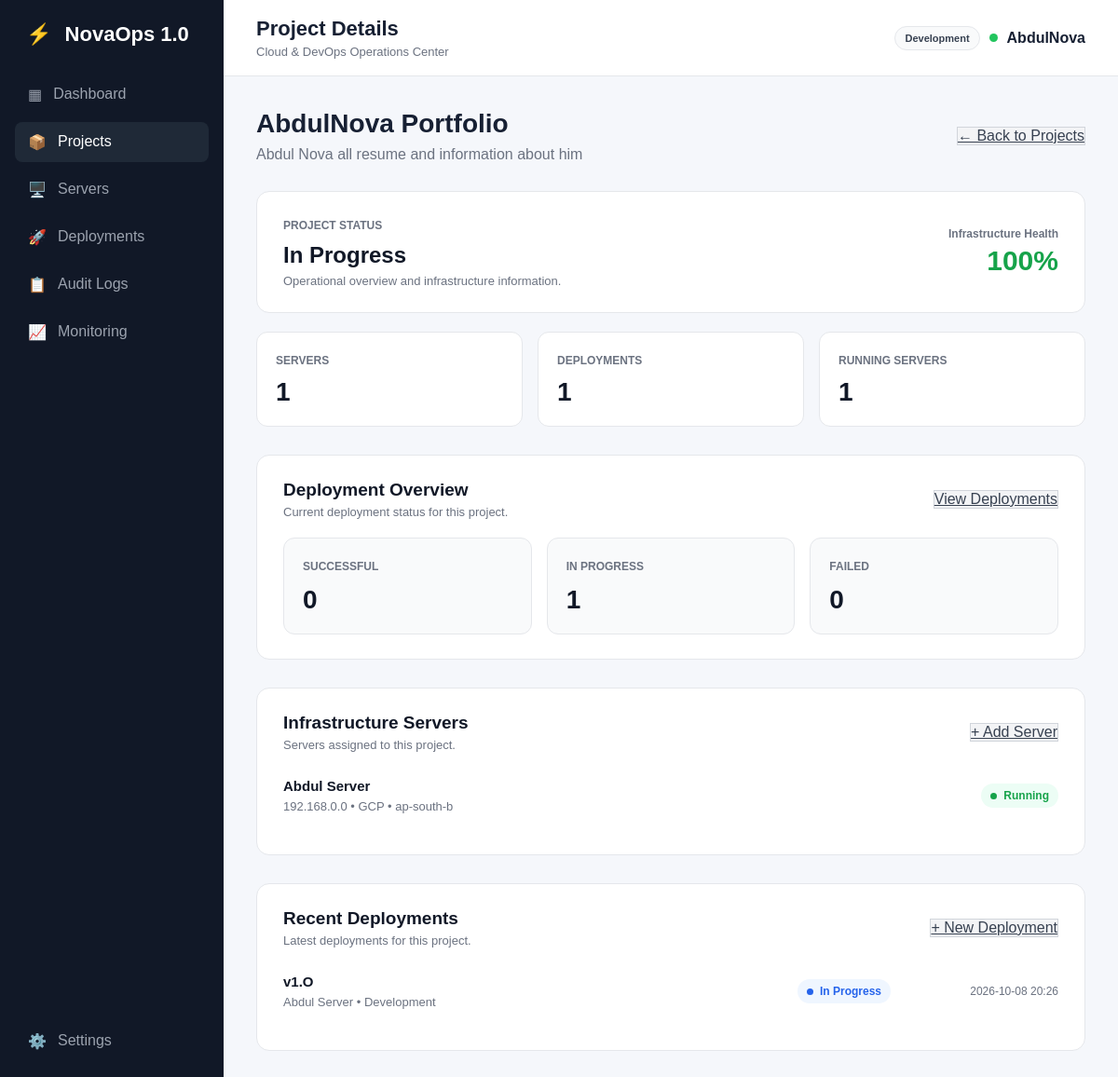
/projects/6, run on an earlier commit of the app's database.
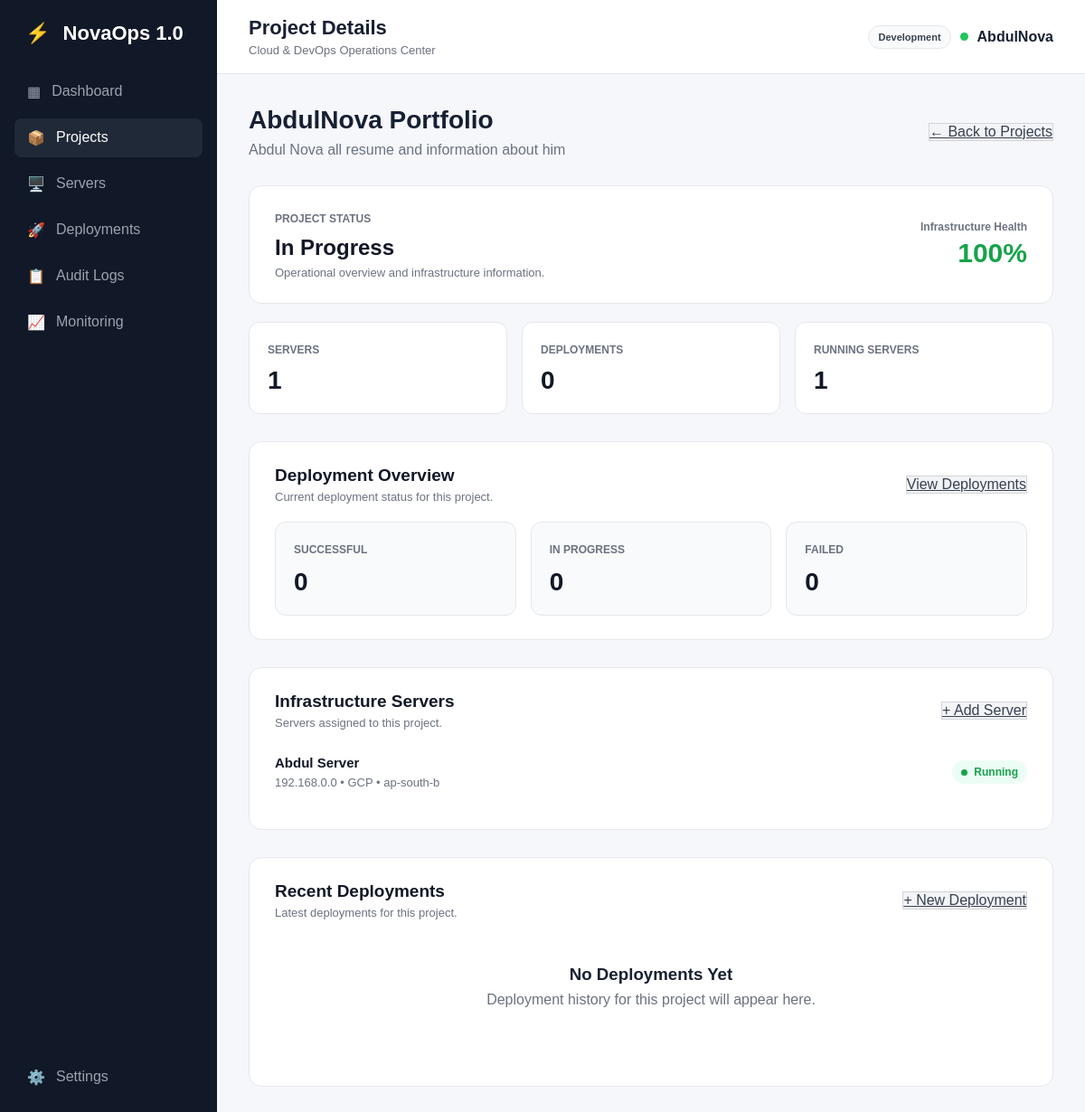
And on a later commit of the database.
### app.py (models this page shows)
class Server(db.Model):
    id = db.Column(
        db.Integer,
        primary_key=True
    )
    name = db.Column(
        db.String(100),
        nullable=False
    )
    ip_address = db.Column(
        db.String(50),
        nullable=False
    )
    provider = db.Column(
        db.String(50),
        nullable=False
    )
    region = db.Column(
        db.String(50),
        nullable=False
    )
    status = db.Column(
        db.String(50),
        nullable=False
    )
    project_id = db.Column(
        db.Integer,
        db.ForeignKey("project.id"),
        nullable=True
    )

class Deployment(db.Model):
    id = db.Column(
        db.Integer,
        primary_key=True
    )
    project_id = db.Column(
        db.Integer,
        db.ForeignKey("project.id"),
        nullable=False
    )
    server_id = db.Column(
        db.Integer,
        db.ForeignKey("server.id"),
        nullable=False
    )
    environment = db.Column(
        db.String(50),
        nullable=False
    )
    version = db.Column(
        db.String(50),
        nullable=False
    )
    status = db.Column(
        db.String(50),
        nullable=False
    )
    deployed_at = db.Column(
        db.DateTime,
        default=india_now,
        nullable=False
    )
    project = db.relationship(
        "Project",
        backref="deployments"
    )
    server = db.relationship(
        "Server",
        backref="deployments"
    )

### app.py (the view)
@app.route(
    "/projects/<int:project_id>"
)
def project_detail(project_id):
    project = Project.query.get_or_404(
        project_id
    )
    servers = Server.query.filter_by(
        project_id=project.id
    ).order_by(
        Server.name.asc()
    ).all()
    running_servers = Server.query.filter_by(
        project_id=project.id,
        status="Running"
    ).count()
    stopped_servers = Server.query.filter_by(
        project_id=project.id,
        status="Stopped"
    ).count()
    failed_servers = Server.query.filter_by(
        project_id=project.id,
        status="Failed"
    ).count()
    total_servers = len(servers)
    if total_servers > 0:
        health = round(
            (running_servers / total_servers) * 100
        )
    else:
        health = 0
    total_deployments = Deployment.query.filter_by(
        project_id=project.id
    ).count()
    successful_deployments = Deployment.query.filter_by(
        project_id=project.id,
        status="Successful"
    ).count()
    in_progress_deployments = Deployment.query.filter_by(
        project_id=project.id,
        status="In Progress"
    ).count()
    failed_deployments = Deployment.query.filter_by(
        project_id=project.id,
        status="Failed"
    ).count()
    recent_deployments = Deployment.query.filter_by(
        project_id=project.id
    ).order_by(
        Deployment.deployed_at.desc()
    ).limit(10).all()
    deployment_stats = {
        "total": total_deployments,
        "successful": successful_deployments,
        "in_progress": in_progress_deployments,
        "failed": failed_deployments
    }
    server_stats = {
        "total": total_servers,
        "running": running_servers,
        "stopped": stopped_servers,
        "failed": failed_servers
    }
    return render_template(
        "project_detail.html",
        project=project,
        servers=servers,
        recent_deployments=recent_deployments,
        health=health,
        deployment_stats=deployment_stats,
        server_stats=server_stats
    )

### app.py (called while the page is built)
@app.context_processor
def inject_app_settings():
    stored_settings = {
        setting.key: setting.value
        for setting in AppSetting.query.all()
    }
    try:
        refresh_seconds = int(
            stored_settings.get("monitoring_refresh_seconds", "0")
        )
    except ValueError:
        refresh_seconds = 0
    return {
        "app_name": stored_settings.get("app_name", "NovaOps 1.0"),
        "environment_label": stored_settings.get(
            "environment_label", "Development"
        ),
        "monitoring_refresh_seconds": refresh_seconds
    }

### templates/project_detail.html (shortened to what the changed rows need)
{% extends "base.html" %}
{% block page_title %}
Project Details
{% endblock %}
{% block content %}
<div class="welcome">
    <div>
        <h1>
            {{ project.name }}
        </h1>
    </div>
</div>
<div class="project-detail-overview">
    <div class="project-detail-main">
        <h2>
            {{ project.status }}
        </h2>
    </div>
</div>
<div class="project-detail-stats">
    <div class="project-detail-stat">
        <span>
            Deployments
        </span>
        <strong>
            {{ deployment_stats.total }}
        </strong>
    </div>
</div>
<div class="project-deployment-overview">
    <div class="project-detail-section-header">
        <div>
            <h2>
                Deployment Overview
            </h2>
        </div>
    </div>
    <div class="deployment-summary-grid">
        <div class="deployment-summary-card">
            <span class="deployment-summary-label">
                In Progress
            </span>
            <h3>
                {{ deployment_stats.in_progress }}
            </h3>
        </div>
    </div>
</div>
<div class="project-detail-section">
    <div class="project-detail-section-header">
        <div>
            <h2>
                Infrastructure Servers
            </h2>
        </div>
    </div>
    <div class="project-server-list">
        {% for server in servers %}
        <div class="project-server-item">
            <div class="project-server-info">
                <h3>
                    {{ server.name }}
                </h3>
                <p>
                    {{ server.ip_address }}
                    •
                    {{ server.provider }}
                    •
                    {{ server.region }}
                </p>
            </div>
            <span class="server-status
                {% if server.status == 'Running' %}
                    status-running
                {% elif server.status == 'Stopped' %}
                    status-stopped
                {% elif server.status == 'Failed' %}
                    status-failed
                {% endif %}">
                <span class="status-indicator"></span>
                {{ server.status }}
            </span>
        </div>
        {% endfor %}
    </div>
</div>
<div class="project-detail-section">
    <div class="project-detail-section-header">
        <div>
            <h2>
                Recent Deployments
            </h2>
        </div>
    </div>
    <div class="project-deployment-list">
        {% for deployment in recent_deployments %}
        <div class="project-deployment-item">
            <div class="project-deployment-info">
                <h3>
                    {{ deployment.version }}
                </h3>
                <p>
                    {{ deployment.server.name }}
                    •
                    {{ deployment.environment }}
                </p>
            </div>
            <span class="server-status
                {% if deployment.status == 'Successful' %}
                    status-running
                {% elif deployment.status == 'In Progress' %}
                    status-progress
                {% elif deployment.status == 'Failed' %}
                    status-failed
                {% endif %}">
                <span class="status-indicator"></span>
                {{ deployment.status }}
            </span>
            <span class="deployment-time">
                {{ deployment.deployed_at.strftime(
                "%Y-%m-%d %H:%M"
                ) }}
            </span>
        </div>
        {% else %}
        <div class="empty-state">
            <h3>
                No Deployments Yet
            </h3>
            <p>
                Deployment history for this project will appear here.
            </p>
        </div>
        {% endfor %}
    </div>
</div>
{% endblock %}

What changed in the data, as far as the page shows it:
removed Deployment: version "v1.O", server.name "Abdul Server", environment "Development", status "In Progress", deployed_at "2026-10-08 20:26"
Also different on the page:
{{ deployment_stats.total }}: "1" → "0"
{{ deployment_stats.in_progress }}: "1" → "0"
text now shown: "No Deployments Yet Deployment history for this project will appear here."
